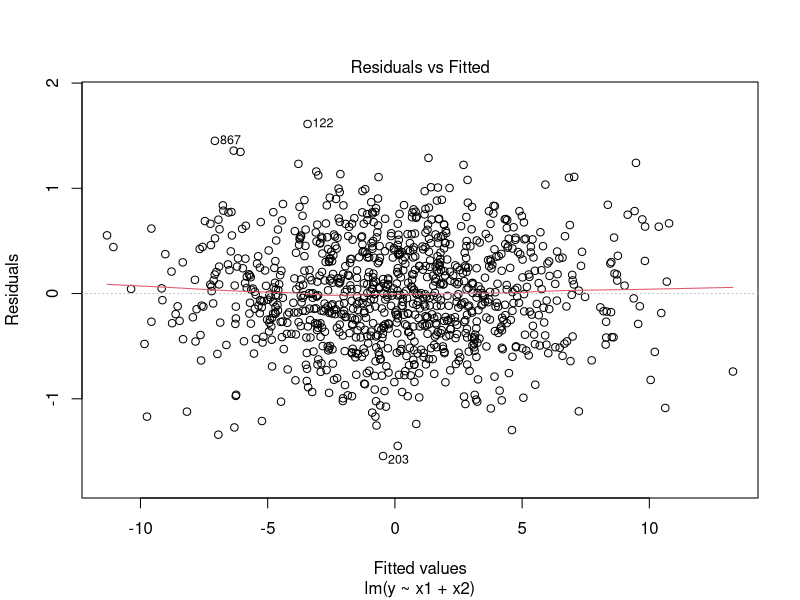
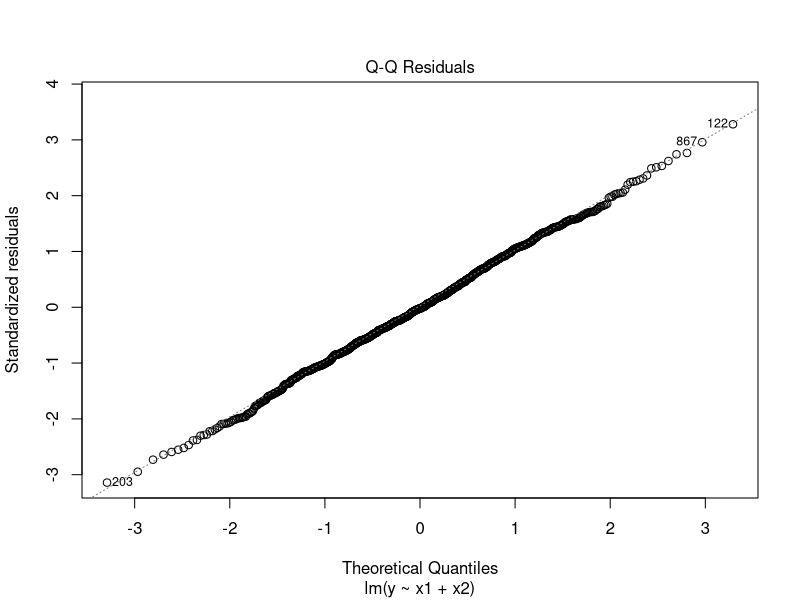
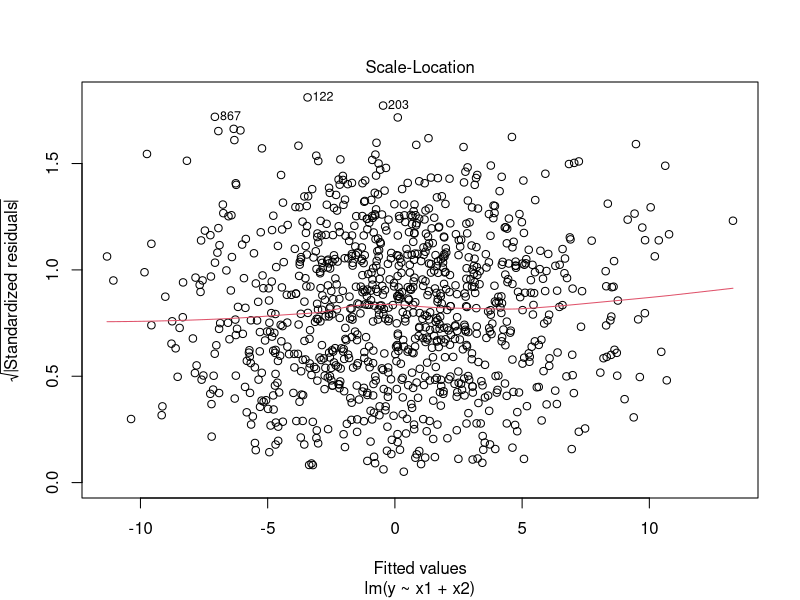
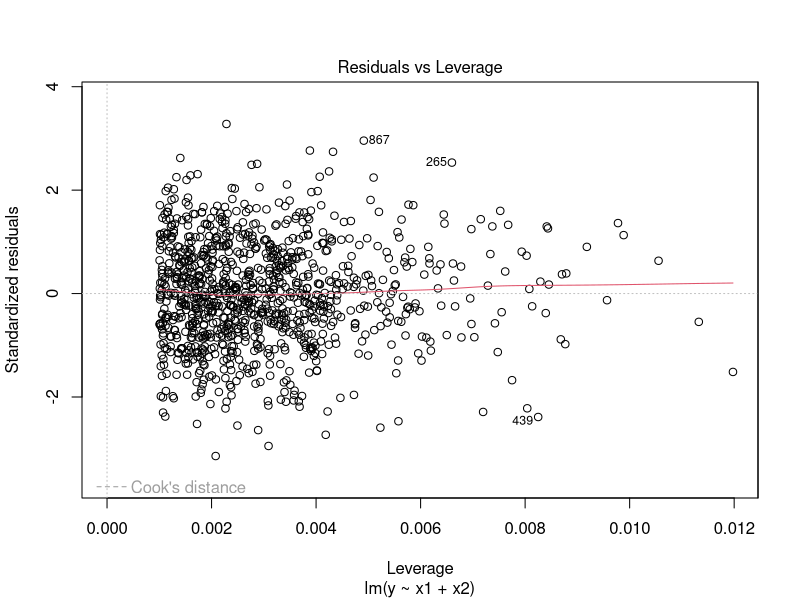

R code for these plots, in order:
library(data.table)

set.seed(123)
n <- 1000
dt <- data.table(id = 1:n)
dt[, x1 := rnorm(.N, mean = 0, sd = 2)]
dt[, x2 := runif(.N, min = -1, max = 1)]
dt[, y := 2 * x1 + x2 + 0.5 * rnorm(.N)]

model <- lm(y ~ x1 + x2, data = dt)

summary(model)

plot(model)
